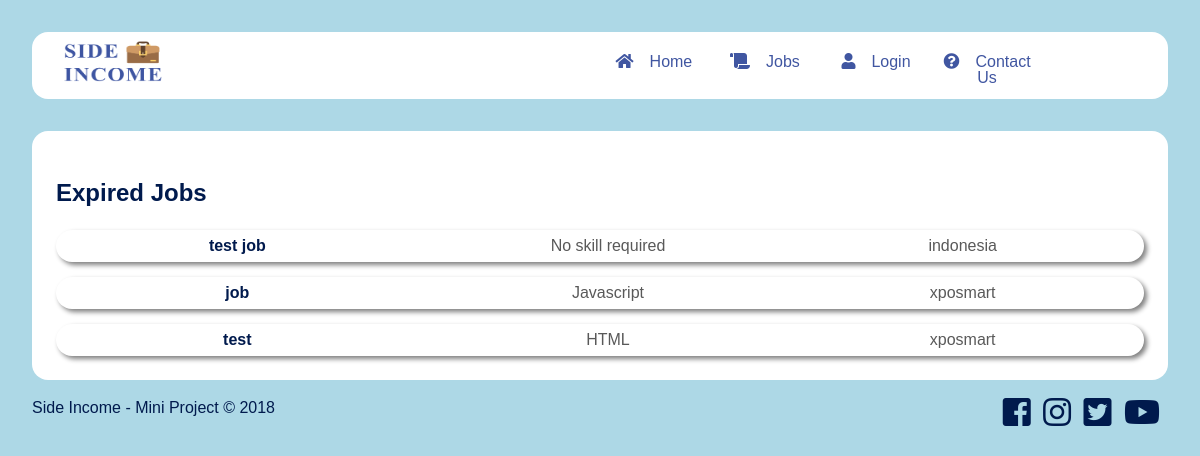
/viewExpiredJob/, run on the app's committed database.
### JobPostingWebsite/models.py (models this page shows, shortened)
class Jobs(models.Model):
    name = models.CharField(max_length=250, null=True)
    job_type = models.ForeignKey(JobType, on_delete=models.CASCADE, null=True)
    skill_required = models.CharField(max_length=2500, null=True)
    desc = models.CharField(max_length=2500, null=True)
    salary = models.FloatField(default=0, null=True)
    accessed_count = models.IntegerField(default=0, null=True)
    company = models.ForeignKey(Company, on_delete=models.CASCADE, null=True)
    start_time = models.TimeField(null=True)
    end_time = models.TimeField(null=True)
    expired_date = models.DateField(null=True)
    is_approved = models.BooleanField(default=False)
    is_declined = models.BooleanField(default=False)
    is_expired = models.BooleanField(default=False)

class Company(models.Model):
    email = models.CharField(max_length=250, null=True)
    username = models.CharField(max_length=250, null=True)
    company_reg = models.CharField(max_length=250, null=True)
    company_type = models.ForeignKey(JobCategory, on_delete=models.CASCADE, null=True)
    contact = models.CharField(max_length=250, null=True)
    town = models.CharField(max_length=250, null=True)
    state = models.CharField(max_length=250, null=True)
    country = models.CharField(max_length=250, null=True)
    password = models.CharField(max_length=250, null=True)
    spoken_lang = models.CharField(max_length=250, null=True)
    website = models.CharField(max_length=250, null=True)
    img = models.ImageField(upload_to="profile_image", blank=True, null=True)
    user_type = models.CharField(max_length=10, default="Company", null=True)
    desc = models.CharField(max_length=1000, null=True)

### JobPostingWebsite/views.py (the view)
# urls.py: path('viewExpiredJob/', views.view_expired_job),
def view_expired_job(req):
    return render(req, "expiredJobList.html", {"jobs":Jobs.objects.filter(is_expired=True)})

### JobPostingWebsite/templates/expiredJobList.html (shortened to what this page needs)
{%extends "base.html"%}
{%block content%}
<section class="card rounded-box container">
    <h1>Expired Jobs</h1>
    {%include "jobsListExpired.html"%}
</section>
{%endblock%}

### JobPostingWebsite/templates/jobsListExpired.html
{%for e in jobs%}
{%if e.is_expired == True%}
<a href="/getJob/{{e.id}}/" class="jobs-list rounded-box">
    <p id="jobs-title">{{e.name}}</p>
    <p id="jobs-requirement" class="truncate">{{e.skill_required}}</p>
    <p id="jobs-company">{{e.company.username}}</p>
</a>
{%endif%}
{%endfor%}

### JobPostingWebsite/static/css/style.css (style rules this page uses)
:root { --dark: #001a4d; --light: #d9d9d9; --dark-grey: #595959; --shadow: 3px 3px 5px gray; }
body { margin: 0; padding: 2em; background: lightblue; font-family: Arial, Helvetica, sans-serif; line-height: 1.5; color: var(--dark); }
.rounded-box { border-radius: 1em; }
.card { background: white; }
.container { padding: 1.5em; margin-top: 2em; overflow: hidden; }
a { line-height: 1; text-decoration: none; text-align: center; color: var(--dark); }
p, h1 { word-wrap: break-word; }
.truncate { width: 100%; white-space: nowrap; overflow: hidden; text-overflow: ellipsis; }
.jobs-list { background: white; box-shadow: var(--shadow); overflow: hidden; display: grid; grid-template-columns: 1fr 1fr 1fr; transition: background 0.3s, color 0.3s; margin-top: 15px; }
.jobs-list a, .jobs-list p { padding: 0; margin: 0.5em; text-align: center; }
#jobs-title { font-weight: bolder; }
#jobs-requirement, #jobs-company { color: var(--dark-grey); }

### data on the page
Jobs: name "test job", skill_required "No skill required", company.username "indonesia"
Jobs: name "job", skill_required "Javascript", company.username "xposmart"
Jobs: name "test", skill_required "HTML", company.username "xposmart"
